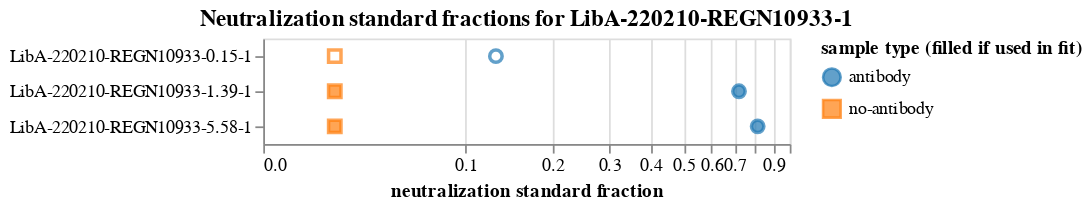

This figure's notebook cell:
### Markdown cell above
Plot the neutralization standard fractions for each sample:

### Code cell
neut_standard_fracs_chart = (
    alt.Chart(
        neut_standard_fracs
        .rename(columns={"antibody_frac": "antibody", "no-antibody_frac": "no-antibody"})
        .melt(
            id_vars=["sample", "use_in_fit", "concentration"],
            value_vars=["antibody", "no-antibody"],
            var_name="sample type",
            value_name="neutralization standard fraction",
        )
        .assign(use_in_fit=lambda x: x["use_in_fit"].where(x["concentration"] > 1, False))
    )
    .encode(
        x=alt.X(
            "neutralization standard fraction",
            scale=alt.Scale(type="symlog", constant=0.04, domainMax=1),
        ),
        y=alt.Y("sample", sort=alt.SortField("concentration"), title=None),
        shape=alt.Shape("sample type", title="sample type (filled if used in fit)"),
        stroke=alt.Color("sample type", scale=alt.Scale(range=["#1F77B4FF", "#FF7F0EFF"])),
        color=alt.Color("sample type", scale=alt.Scale(range=["#1F77B4FF", "#FF7F0EFF"])),
        fillOpacity=alt.Opacity(
            "use_in_fit",
            scale=alt.Scale(domain=[True, False], range=[1, 0]),
        ),
        tooltip=[
            "sample",
            alt.Tooltip("concentration", format=".3g"),
            alt.Tooltip("neutralization standard fraction", format=".3g"),
        ],
    )
    .mark_point(filled=True, size=50)
    .configure_axis(labelLimit=500)
    .properties(title=f"Neutralization standard fractions for {selection}")
)

neut_standard_fracs_chart

### Figure 1 — Vega-Lite specification as saved in the notebook (floating-point values rounded to 4 significant figures)
{"config": {"view": {"continuousWidth": 300, "continuousHeight": 300}, "axis": {"labelLimit": 500}}, "data": {"name": "data-6a8bd06f148a6eb2bf9cb2cdd132642e"}, "mark": {"type": "point", "filled": true, "size": 50}, "encoding": {"color": {"field": "sample type", "scale": {"range": ["#1F77B4FF", "#FF7F0EFF"]}, "type": "nominal"}, "fillOpacity": {"field": "use_in_fit", "scale": {"domain": [true, false], "range": [1, 0]}, "type": "nominal"}, "shape": {"field": "sample type", "title": "sample type (filled if used in fit)", "type": "nominal"}, "stroke": {"field": "sample type", "scale": {"range": ["#1F77B4FF", "#FF7F0EFF"]}, "type": "nominal"}, "tooltip": [{"field": "sample", "type": "nominal"}, {"field": "concentration", "format": ".3g", "type": "quantitative"}, {"field": "neutralization standard fraction", "format": ".3g", "type": "quantitative"}], "x": {"field": "neutralization standard fraction", "scale": {"constant": 0.04, "domainMax": 1, "type": "symlog"}, "type": "quantitative"}, "y": {"field": "sample", "sort": {"field": "concentration"}, "title": null, "type": "nominal"}}, "title": "Neutralization standard fractions for LibA-220210-REGN10933-1", "$schema": "https://vega.github.io/schema/vega-lite/v5.8.0.json", "datasets": {"data-6a8bd06f148a6eb2bf9cb2cdd132642e": [{"sample": "LibA-220210-REGN10933-0.15-1", "use_in_fit": false, "concentration": 0.15, "sample type": "antibody", "neutralization standard fraction": 0.1288}, {"sample": "LibA-220210-REGN10933-1.39-1", "use_in_fit": true, "concentration": 1.39, "sample type": "antibody", "neutralization standard fraction": 0.7196}, {"sample": "LibA-220210-REGN10933-5.58-1", "use_in_fit": true, "concentration": 5.58, "sample type": "antibody", "neutralization standard fraction": 0.8127}, {"sample": "LibA-220210-REGN10933-0.15-1", "use_in_fit": false, "concentration": 0.15, "sample type": "no-antibody", "neutralization standard fraction": 0.02227}, {"sample": "LibA-220210-REGN10933-1.39-1", "use_in_fit": true, "concentration": 1.39, "sample type": "no-antibody", "neutralization standard fraction": 0.02227}, {"sample": "LibA-220210-REGN10933-5.58-1", "use_in_fit": true, "concentration": 5.58, "sample type": "no-antibody", "neutralization standard fraction": 0.02227}]}}
